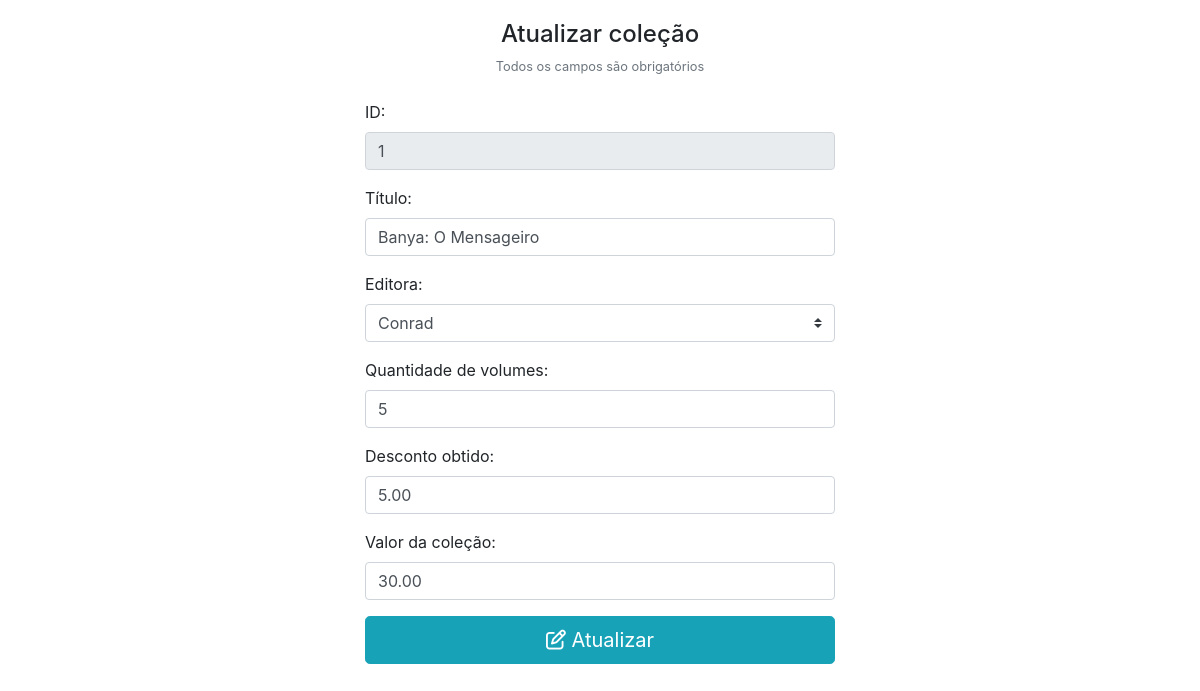
/view/form_update_manga.php?id=1, run on the app's committed database.
### tables this page shows
CREATE TABLE `manga` (
  `id_manga` int(11) NOT NULL,
  `titulo` varchar(50) NOT NULL,
  `editora` varchar(50) NOT NULL,
  `volumes` int(11) NOT NULL,
  `desconto` decimal(5,2) NOT NULL,
  `valor` decimal(5,2) NOT NULL,
  `data_cadastro` timestamp NOT NULL DEFAULT current_timestamp()
);

### model/BD.php (called while the page is built, shortened)
<?php
	class BD {
		private static $inst;
		public static function getInstance() {
			if (!isset(self::$inst)) {
				try {
					self::$inst = new PDO('mysql:host='.HOST.';dbname='.BASE.';charset=utf8', USER, PASS);
					self::$inst->setAttribute(PDO::ATTR_ERRMODE, PDO::ERRMODE_EXCEPTION);
					self::$inst->setAttribute(PDO::ATTR_DEFAULT_FETCH_MODE, PDO::FETCH_OBJ);
				} catch (PDOException $e) {
					echo $e->getMessage();
				}
			}
			return self::$inst;
		}
	}
?>

### model/MangaDAO.php (called while the page is built, shortened)
<?php
	class MangaDAO extends Manga {
		protected $tabela = 'manga';
		public function readManga($id) {
			try {
				$sql = "SELECT * FROM $this->tabela WHERE id_manga = :id_manga";
				$stm = BD::getInstance()->prepare($sql);
				$stm->bindValue(':id_manga', $id);
			    $stm->execute();
			    return $stm->fetch(PDO::FETCH_ASSOC);
			} catch (PDOException $e) {
				echo "Erro PDO: Houve um erro na listagem.<br>" . $e->getMessage();
				die();
			} catch (Exception $e) {
				echo "Erro: Operação de listagem inválida.<br>" . $e->getMessage();
				die();
			}
		}
	}
?>

### view/form_update_manga.php (the view, shortened to what this page needs)
<!DOCTYPE html>
<html lang="utf-8">
<head>
	<link rel="stylesheet" href="/mangas/css/bootstrap.css">
	<link rel="stylesheet" href="/mangas/css/css.css">
	<link rel="stylesheet" href="https://stackpath.bootstrapcdn.com/bootstrap/4.1.0/css/bootstrap.min.css">
</head>
<body>
	<?php
		require_once "../model/MangaDAO.php";
		$mangaDAO = new MangaDAO();
		if (isset($_GET['id'])) {
			$dados = $mangaDAO->readManga($_GET['id']);
		} else {
			echo '<p><a href="../view/form_read_manga.php"><button>Retornar listagem</button></a></p>';
			die();
		}
	?>
	<div class="container" id="tamanho_container" style="margin-top: 20px;">
		<h4 class="text-center">Atualizar coleção</h4>
		<small class="form-text text-muted text-center">Todos os campos são obrigatórios</small>
		<br>
		<form method="POST" action="/mangas/controller/update_manga.php">
			<div class="form-group">
		      <label>ID:</label>
		      <input type="number" class="form-control" name="id_manga" required title="Campo para escolher o ID do mangá" value="<?php echo $dados['id_manga'] ?>" readonly>
		    </div>
		    <div class="form-group">
		      <label>Título:</label>
		      <input type="text" class="form-control" name="titulo" required maxlength="50" title="Campo para inserir o título do mangá" placeholder="Digite o título do mangá" value="<?php echo $dados['titulo'] ?>">
		    </div>
		    <div class="form-group">
		      <label>Editora:</label>
			    <select class="custom-select" name="editora" required
			      title="Caixa de seleção para escolher a editora" value="<?php echo $dados['editora'] ?>">
        			<option value="Conrad" title="Conrad" <?php if($dados['editora']=='Conrad'){echo 'selected';} ?>>Conrad</option>
    			</select>
		    </div>
  			<div class="form-group">
		      <label>Quantidade de volumes: </label>
		      <input type="text" class="form-control" name="volumes" required title="Campo para escolher a quantidade de volumes da coleção" placeholder="Digite a quantidade de volumes da coleção" onkeypress="$(this).mask('000', {reverse: true});" value="<?php echo $dados['volumes'] ?>">
		    </div>
		    <div class="form-group">
		      <label>Desconto obtido:</label>
		      <input type="text" class="form-control" name="desconto" required title="Campo para inserir o valor de desconto obtido" onkeypress="$(this).mask('000.00',
		      {reverse: true});" placeholder="Digite o valor de desconto obtido"
		      value="<?php echo $dados['desconto'] ?>">
		    </div>
		    <div class="form-group">
		      <label>Valor da coleção:</label>
		      <input type="text" class="form-control" name="valor" required title="Campo para inserir o valor da coleção" placeholder="Digite o valor total da coleção"
		      value="<?php echo $dados['valor'] ?>" onkeypress="$(this).mask('000.00', {reverse: true});">
		    </div>
		    <button type="submit" name="btn_atualizar" class="btn btn-info btn-lg btn-block" title="Atualizar coleção"><i class="fa fa-edit"></i>&nbsp;Atualizar</button>
	    </form>
	</div>
</body>
</html>

### css/css.css (style rules this page uses)
#tamanho_container { width: 500px; }

### data on the page
manga: id_manga "1", titulo "Banya: O Mensageiro", editora "Conrad", volumes "5", desconto "5.00", valor "30.00"
